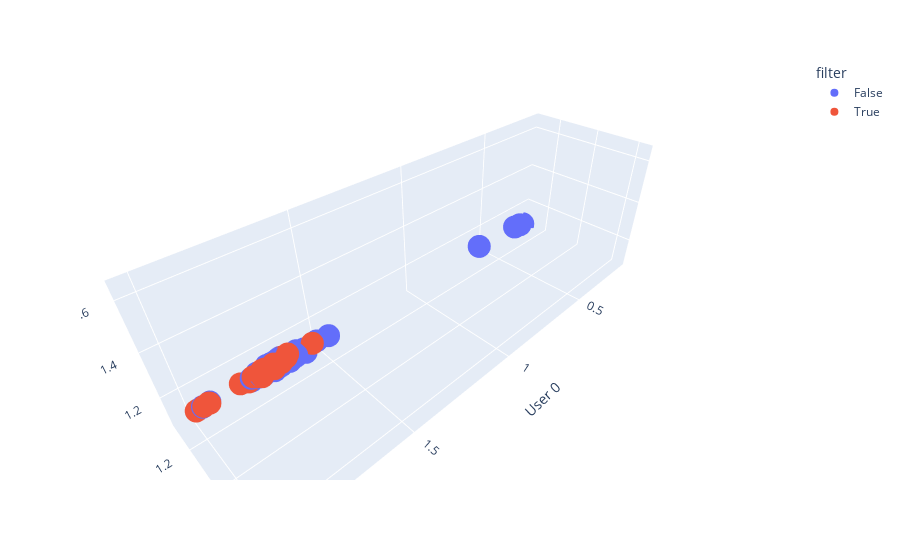

Notebook source saved alongside this figure:
### Code cell
import plotly.express as px
import matplotlib.pyplot as plt
%matplotlib inline
virtual_neighbours['filter'] = filter
fig = px.scatter_3d(virtual_neighbours, x=virtual_neighbours.columns[0], y=virtual_neighbours.columns[1], z=virtual_neighbours.columns[2],
              color='filter')
plt.tight_layout()
fig.show()

### Figure 1 — Plotly figure (JSON) as saved in the notebook; plotly's stock layout.template omitted (floating-point values rounded to 4 significant figures; data arrays with more than 128 entries replaced by an {"elided": "..."} marker saying what was removed)
{"data": [{"hovertemplate": "filter=False<br>User 0=%{x}<br>User 1=%{y}<br>User 2=%{z}<extra></extra>", "legendgroup": "False", "marker": {"color": "#636efa", "symbol": "circle"}, "mode": "markers", "name": "False", "scene": "scene", "showlegend": true, "type": "scatter3d", "x": {"elided": "168 float values"}, "y": {"elided": "168 float values"}, "z": {"elided": "168 float values"}}, {"hovertemplate": "filter=True<br>User 0=%{x}<br>User 1=%{y}<br>User 2=%{z}<extra></extra>", "legendgroup": "True", "marker": {"color": "#EF553B", "symbol": "circle"}, "mode": "markers", "name": "True", "scene": "scene", "showlegend": true, "type": "scatter3d", "x": [1.993, 1.999, 2, 1.997, 1.992, 1.88, 1.788, 1.922, 1.914, 1.939, 1.87, 1.886, 1.906, 1.85, 1.909, 1.898, 1.901, 1.92, 1.885, 1.855, 1.909, 1.858], "y": [1.391, 1.24, 1.212, 1.334, 1.4, 1.639, 1.644, 1.546, 1.589, 1.534, 1.642, 1.635, 1.61, 1.639, 1.61, 1.617, 1.614, 1.581, 1.632, 1.639, 1.598, 1.629], "z": [1.394, 1.241, 1.212, 1.335, 1.4, 1.637, 1.646, 1.542, 1.587, 1.539, 1.64, 1.627, 1.618, 1.651, 1.599, 1.615, 1.621, 1.585, 1.639, 1.644, 1.601, 1.641]}], "layout": {"legend": {"title": {"text": "filter"}, "tracegroupgap": 0}, "margin": {"t": 60}, "scene": {"domain": {"x": [0, 1], "y": [0, 1]}, "xaxis": {"title": {"text": "User 0"}}, "yaxis": {"title": {"text": "User 1"}}, "zaxis": {"title": {"text": "User 2"}}}}}
